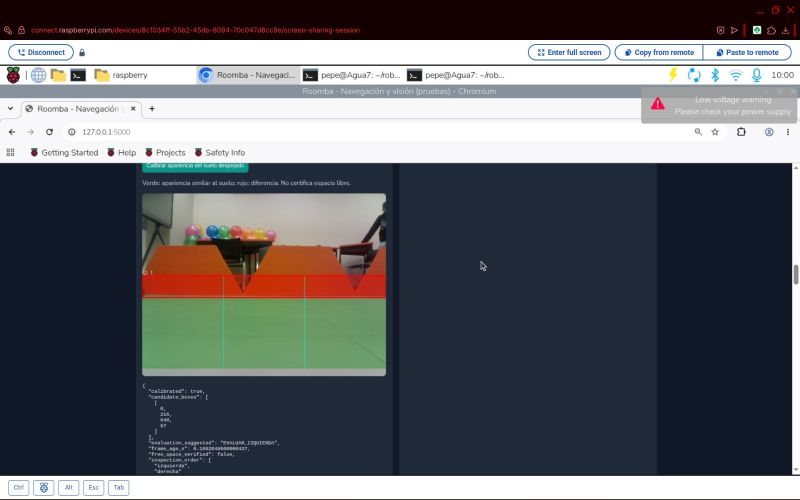
#> input picture Proyecto-Romba/Imagenes/deteccion_barreras.jpeg, 1600 x 1000 px (shown at 1/2 size)
$ python -i vision.py   (imports and definitions only)
#> lines starting #> are read from the running program, lines starting #| are printed output that depends on the picture; after the words box and inside, x2 and y2 are one past the last pixel; in counts of white or black regions, pixels touching at a corner belong together
#> further down, picture is the input picture: shape (1000, 1600, 3); mean B, G, R 105.8, 100.9, 99.3
"""
vision.py
---------
Detección de basura por TAMAÑO REAL, sin entrenar con imágenes.

Idea: la cámara está a una altura y ángulo conocidos, así que cada píxel del piso
corresponde a una posición física (modelo pinhole + plano del piso). Entonces:

  1. SEGMENTAR  lo que se diferencia del piso (color Lab vs. un fondo local por mediana)
  2. PROYECTAR  el contorno de cada objeto al plano del piso  ->  metros
  3. MEDIR      largo y ancho reales (rectángulo mínimo en el piso)
  4. DECIDIR    por tamaño/forma:  DEBRIS (cabe) | TOO_BIG (rodear) | CABLE (rodear) | IGNORE

Limitaciones físicas (no se pueden evitar con una sola cámara):
  * Se asume que el objeto está APOYADO en el piso. Un objeto alto parece más grande/lejano.
  * La resolución cae con la distancia (config.DETECT_MAX_RANGE): lejos el tamaño es aproximado.
  * Requiere contraste con el piso; pisos con mucho dibujo producen falsos positivos
    (el cerebro pide varios avistamientos antes de actuar).
  * La precisión depende de calibrar altura/ángulo/FOV (calibrate_camera.py).
"""
import math

import cv2
import numpy as np

import config as cfg
from detection import Detection, DEBRIS, TOO_BIG, CABLE, IGNORE


class GroundProjector:
    """Modelo pinhole: píxel (u, v) <-> punto del piso (x adelante, y izquierda) en metros,
    respecto al centro del robot."""

    def __init__(self, width=None, height=None):
        w, h = cfg.CAMERA_SIZE
        self.w, self.h = width or w, height or h
        self.fx = (self.w / 2.0) / math.tan(math.radians(cfg.CAM_HFOV_DEG) / 2.0)
        self.fy = self.fx
        self.cx, self.cy = self.w / 2.0, self.h / 2.0
        a = math.radians(cfg.CAM_PITCH_DEG)
        self.sa, self.ca = math.sin(a), math.cos(a)

    def pixel_to_floor(self, u, v):
        x, y, ok = self.pixels_to_floor(np.array([u], np.float64), np.array([v], np.float64))
        return (float(x[0]), float(y[0])) if ok[0] else None

    def pixels_to_floor(self, us, vs):
        """Versión vectorizada. Devuelve (x, y, válido)."""
        xn = (us - self.cx) / self.fx
        yn = (vs - self.cy) / self.fy
        denom = self.sa + self.ca * yn              # componente hacia abajo del rayo
        ok = denom > 1e-6
        t = np.where(ok, cfg.CAM_HEIGHT / np.where(ok, denom, 1.0), 0.0)
        x = cfg.CAM_X + t * (self.ca - self.sa * yn)
        y = -t * xn
        return x, y, ok

    def floor_to_pixel(self, x, y):
        """Inversa (para pruebas y para dibujar): punto del piso -> píxel."""
        dx = x - cfg.CAM_X
        zc = dx * self.ca + cfg.CAM_HEIGHT * self.sa
        yc = -dx * self.sa + cfg.CAM_HEIGHT * self.ca
        xc = -y
        ok = zc > 1e-6
        zc = np.where(ok, zc, 1.0)
        return self.cx + self.fx * xc / zc, self.cy + self.fy * yc / zc, ok


def classify(length, width):
    """Decide qué hacer con un objeto según su tamaño físico (m). Sin aprendizaje."""
    if length > cfg.MAX_OBJECT_DIM or length < cfg.PICKUP_MIN_DIM:
        return IGNORE
    if width < cfg.CABLE_MIN_WIDTH:                       # hilo, cabello, pelusa alargada
        return DEBRIS if length <= cfg.HAIR_MAX_LEN else CABLE
    if length >= cfg.CABLE_MIN_LENGTH and length / max(width, 1e-3) >= cfg.CABLE_ASPECT:
        return CABLE                                      # cable/cordón grueso: enreda cepillos
    return DEBRIS if length <= cfg.PICKUP_MAX_DIM else TOO_BIG


class FloorObjectDetector:
    def __init__(self, roi_top=0.05, min_pixels=8):
        self.roi_top = roi_top
        self.min_pixels = min_pixels
        self._proj = None

    def _projector(self, w, h):
        if self._proj is None or (self._proj.w, self._proj.h) != (w, h):
            self._proj = GroundProjector(w, h)
        return self._proj

    def segment(self, bgr):
        """Máscara de lo que difiere del piso. Devuelve (máscara, y0 del ROI)."""
        h = bgr.shape[0]
#> h = 1000
        y0 = int(h * self.roi_top)                       # ignora la parte alta (horizonte)
#> y0 = 50
        roi = bgr[y0:, :]
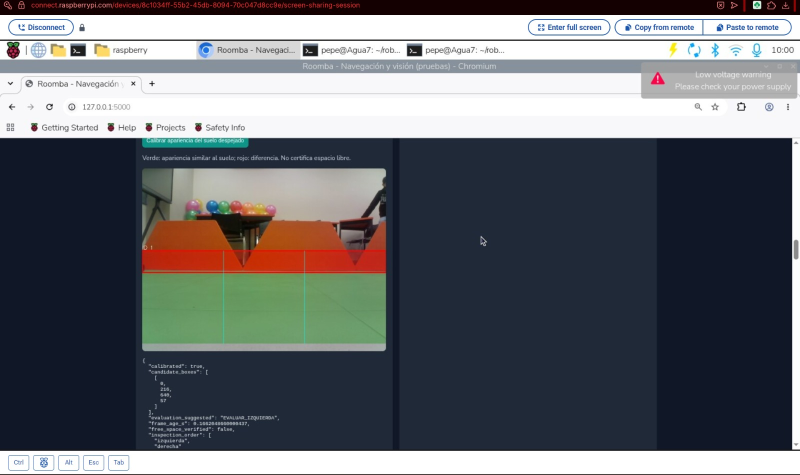
#> roi: shape (950, 1600, 3) (shown at 1/2 size); mean B, G, R 111.3, 106.2, 103.4
        lab = cv2.cvtColor(cv2.GaussianBlur(roi, (3, 3), 0), cv2.COLOR_BGR2LAB)
#> lab: shape (950, 1600, 3); mean of channels 0, 1, 2 108.1, 129.5, 124.2
        sw, sh = max(8, roi.shape[1] // 8), max(8, roi.shape[0] // 8)
#> sw = 200; sh = 118
        small = cv2.resize(lab, (sw, sh), interpolation=cv2.INTER_AREA)
#> small: shape (118, 200, 3); mean of channels 0, 1, 2 108.2, 129.5, 124.2
        k = max(5, (sw // 4) | 1)                        # kernel ~25% del ancho: robusto a objetos grandes
#> k = 51
        bg_small = cv2.medianBlur(small, k)
#> bg_small: shape (118, 200, 3); mean of channels 0, 1, 2 104.5, 129.3, 123.2
        bg = cv2.resize(bg_small, (roi.shape[1], roi.shape[0]), interpolation=cv2.INTER_LINEAR)
#> bg: shape (950, 1600, 3); mean of channels 0, 1, 2 104.5, 129.3, 123.2
        diff = lab.astype(np.float32) - bg.astype(np.float32)
#> diff: shape (950, 1600, 3) float32; mean of channels 0, 1, 2 3.6, 0.2, 1.1
        dev = np.sqrt((diff ** 2).sum(axis=2))
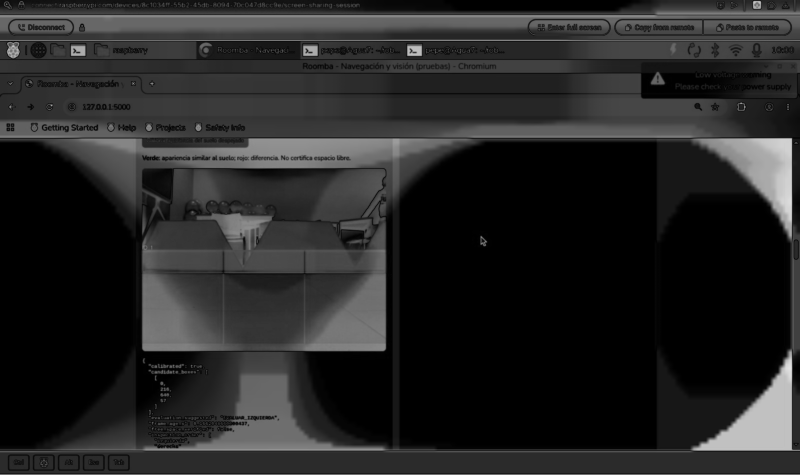
#> dev: shape (950, 1600) float32 (shown at 1/2 size); min 0, max 229.2, mean 37.5
        med = float(np.median(dev))
#> med = 30.95
        mad = float(np.median(np.abs(dev - med))) * 1.4826
#> mad = 45.89
        thr = max(cfg.VISION_MIN_DEVIATION, med + 6.0 * mad)
#> thr = 306.3
        mask = (dev > thr).astype(np.uint8) * 255
#> mask: shape (950, 1600); every value is 0
        mask = cv2.morphologyEx(mask, cv2.MORPH_OPEN, np.ones((3, 3), np.uint8))
        return mask, y0

    def detect(self, bgr, with_ignored=False):
        """Devuelve la lista de Detection (posición y tamaño reales en metros)."""
        proj = self._projector(bgr.shape[1], bgr.shape[0])
        mask, y0 = self.segment(bgr)
#> y0 = 50
        contours, _ = cv2.findContours(mask, cv2.RETR_EXTERNAL, cv2.CHAIN_APPROX_NONE)
#> contours = []
        out = []
        for c in contours:
            if cv2.contourArea(c) < self.min_pixels and len(c) < self.min_pixels:
                continue
            pts = c.reshape(-1, 2).astype(np.float64)
            us, vs = pts[:, 0], pts[:, 1] + y0
            x, y, ok = proj.pixels_to_floor(us, vs)
            if ok.mean() < 0.9:
                continue
            x, y = x[ok], y[ok]
            (cx, cy), (rw, rh), _ = cv2.minAreaRect(np.stack([x, y], axis=1).astype(np.float32))
            # los puntos del contorno son centros de píxel del borde: sumar ~1 píxel de tamaño
            px = proj.pixels_to_floor(np.array([us.mean(), us.mean() + 1]), np.array([vs.mean(), vs.mean() + 1]))
            pix = float(math.hypot(px[0][1] - px[0][0], px[1][1] - px[1][0])) / math.sqrt(2.0)
            length, width = max(rw, rh) + pix, min(rw, rh) + pix
            if not (0.05 < cx < cfg.DETECT_MAX_RANGE):
                continue
            kind = classify(length, width)
            if kind == IGNORE and not with_ignored:
                continue
            out.append(Detection(float(cx), float(cy), float(length), float(width), kind))
#> this loop made 0 passes
#> after the loop, out = []
        return out

>>> import cv2
>>> picture = cv2.imread('../../Imagenes/deteccion_barreras.jpeg')
>>> result = FloorObjectDetector().detect(picture)
#> result = []

$ run again, on Proyecto-Romba/Imagenes/ensamblado.jpeg
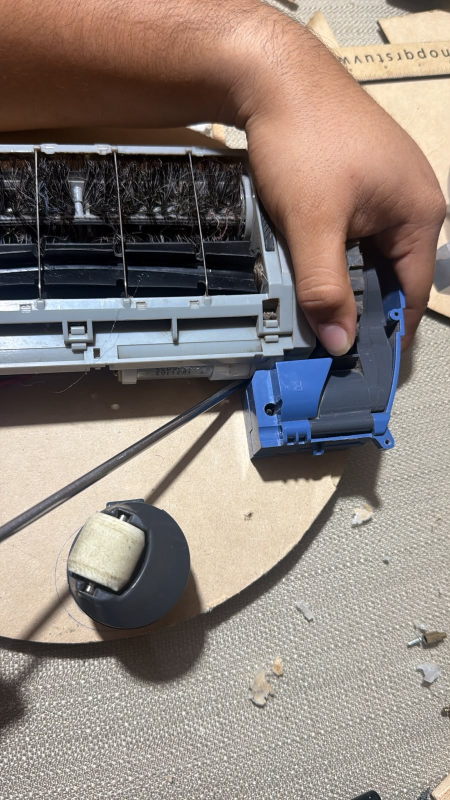
#> input picture Proyecto-Romba/Imagenes/ensamblado.jpeg, 900 x 1600 px (shown at 1/2 size)
#> picture is the input picture: shape (1600, 900, 3); mean B, G, R 122.7, 129.8, 141.2
#> lab: shape (1520, 900, 3); mean of channels 0, 1, 2 135.7, 131.4, 132.8
#> small: shape (190, 112, 3); mean of channels 0, 1, 2 135.7, 131.4, 132.8
#> bg_small: shape (190, 112, 3); mean of channels 0, 1, 2 139.1, 131.2, 133.8
#> bg: shape (1520, 900, 3); mean of channels 0, 1, 2 139, 131.2, 133.7
#> diff: shape (1520, 900, 3) float32; mean of channels 0, 1, 2 -3.3, 0.2, -0.9
#> in segment, `dev = np.sqrt((diff ** 2).sum(axis=2))`:
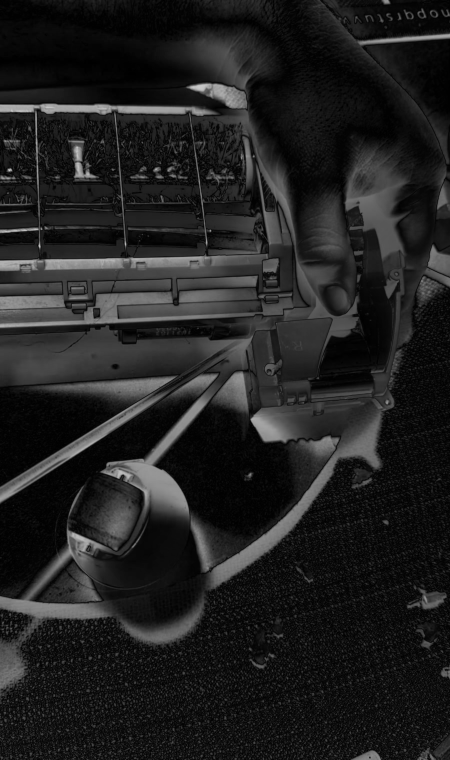
#> dev: shape (1520, 900) float32 (shown at 1/2 size); min 0, max 215, mean 32.8
#> med = 20.02
#> mad = 21.57
#> thr = 149.4
#> in segment, `mask = cv2.morphologyEx(mask, cv2.MORPH_OPEN, np.ones((3, 3), np.uint8))`:
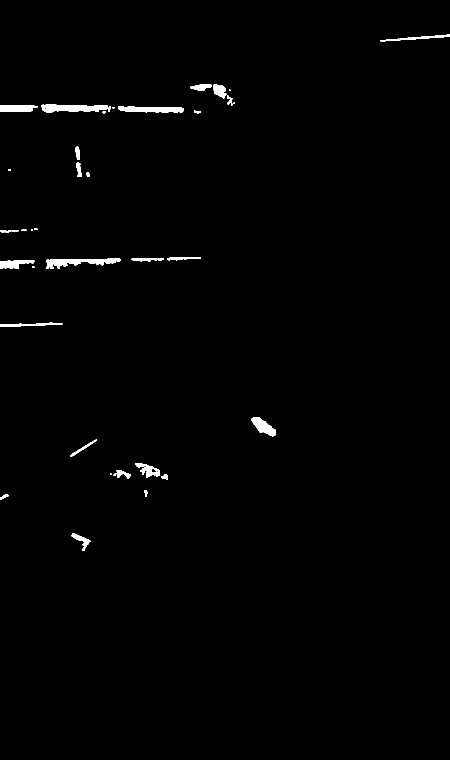
#> mask: shape (1520, 900) (shown at 1/2 size); 0.9% white; 40 white regions (8 under 20 px)
#> in detect, `mask, y0 = self.segment(bgr)`: y0 = 80
#> contours = 40 contours, 13 with area under 20; largest, box (x1, y1, x2, y2) and area: (82, 209, 216, 226) 1424, (92, 517, 241, 538) 1324, (236, 213, 368, 225) 1149, (503, 834, 551, 873) 896, (0, 210, 75, 224) 819
#> the loop in detect, `for c in contours:` made 40 passes
#> (cx, cy, rw, rh) on passes 1 to 4: (0.209, 0.109, 0.00827, 0.0163), (0.244, 0.178, 0.0062, 0.0029), (0.247, 0.0641, 0.00225, 0.00591), (0.262, 0.0509, 0.00542, 0.0053)
